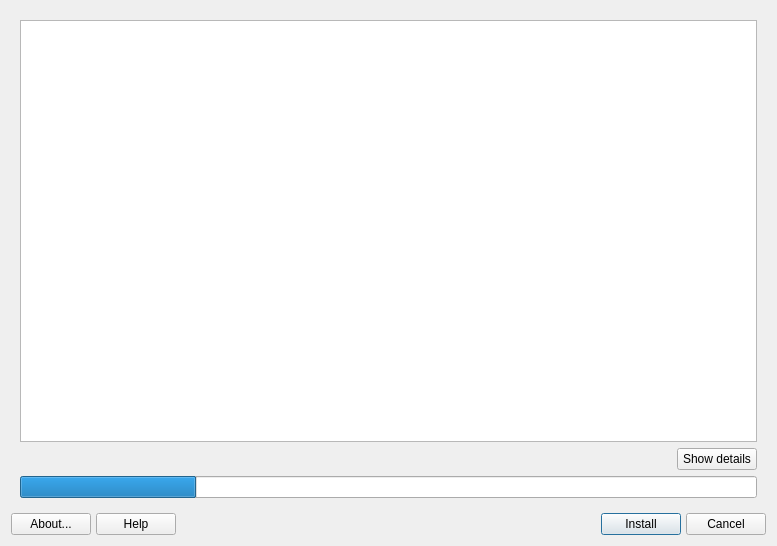
<?xml version="1.0" encoding="UTF-8"?>
<ui version="4.0">
 <class>mxpackageinstaller</class>
 <widget class="QDialog" name="mxpackageinstaller">
  <property name="geometry">
   <rect>
    <x>0</x>
    <y>0</y>
    <width>777</width>
    <height>546</height>
   </rect>
  </property>
  <property name="windowTitle">
   <string>MX Package Installer</string>
  </property>
  <layout class="QGridLayout" name="gridLayout">
   <item row="1" column="0">
    <layout class="QGridLayout" name="buttonBar" columnstretch="0,0,0,0,0,0,0,0,0">
     <property name="sizeConstraint">
      <enum>QLayout::SetDefaultConstraint</enum>
     </property>
     <property name="leftMargin">
      <number>0</number>
     </property>
     <property name="topMargin">
      <number>0</number>
     </property>
     <property name="rightMargin">
      <number>0</number>
     </property>
     <property name="bottomMargin">
      <number>0</number>
     </property>
     <property name="spacing">
      <number>5</number>
     </property>
     <item row="0" column="1">
      <widget class="QPushButton" name="buttonHelp">
       <property name="sizePolicy">
        <sizepolicy hsizetype="Minimum" vsizetype="Preferred">
         <horstretch>0</horstretch>
         <verstretch>0</verstretch>
        </sizepolicy>
       </property>
       <property name="toolTip">
        <string>Display help </string>
       </property>
       <property name="text">
        <string>Help</string>
       </property>
       <property name="icon">
        <iconset>
         <normaloff>../../../../../../../../usr/share/mx-packageinstaller/icons/gnome-help.png</normaloff>../../../../../../../../usr/share/mx-packageinstaller/icons/gnome-help.png</iconset>
       </property>
       <property name="shortcut">
        <string>Alt+H</string>
       </property>
      </widget>
     </item>
     <item row="0" column="3">
      <widget class="QLabel" name="labelMX">
       <property name="maximumSize">
        <size>
         <width>32</width>
         <height>32</height>
        </size>
       </property>
       <property name="midLineWidth">
        <number>0</number>
       </property>
       <property name="text">
        <string/>
       </property>
       <property name="pixmap">
        <pixmap>../../../../../../../../usr/share/mx-packageinstaller/icons/mxfcelogo.png</pixmap>
       </property>
       <property name="scaledContents">
        <bool>true</bool>
       </property>
      </widget>
     </item>
     <item row="0" column="6">
      <widget class="QPushButton" name="buttonInstall">
       <property name="toolTip">
        <string>Install selected packages</string>
       </property>
       <property name="text">
        <string>Install</string>
       </property>
       <property name="icon">
        <iconset>
         <normaloff>../../../../../../../../usr/share/mx-packageinstaller/icons/dialog-ok.png</normaloff>../../../../../../../../usr/share/mx-packageinstaller/icons/dialog-ok.png</iconset>
       </property>
       <property name="shortcut">
        <string/>
       </property>
       <property name="autoDefault">
        <bool>true</bool>
       </property>
       <property name="default">
        <bool>true</bool>
       </property>
      </widget>
     </item>
     <item row="0" column="8">
      <widget class="QPushButton" name="buttonCancel">
       <property name="toolTip">
        <string>Cancel any changes then quit</string>
       </property>
       <property name="text">
        <string>Cancel</string>
       </property>
       <property name="icon">
        <iconset>
         <normaloff>../../../../../../../../usr/share/mx-packageinstaller/icons/gtk-cancel.png</normaloff>../../../../../../../../usr/share/mx-packageinstaller/icons/gtk-cancel.png</iconset>
       </property>
       <property name="shortcut">
        <string>Alt+N</string>
       </property>
       <property name="autoDefault">
        <bool>true</bool>
       </property>
      </widget>
     </item>
     <item row="0" column="0">
      <widget class="QPushButton" name="buttonAbout">
       <property name="toolTip">
        <string>About this application</string>
       </property>
       <property name="text">
        <string>About...</string>
       </property>
       <property name="icon">
        <iconset>
         <normaloff>../../../../../../../../usr/share/mx-packageinstaller/icons/accessories-text-editor.png</normaloff>../../../../../../../../usr/share/mx-packageinstaller/icons/accessories-text-editor.png</iconset>
       </property>
       <property name="shortcut">
        <string>Alt+B</string>
       </property>
       <property name="autoDefault">
        <bool>true</bool>
       </property>
      </widget>
     </item>
     <item row="0" column="5">
      <spacer name="horizontalSpacer2">
       <property name="orientation">
        <enum>Qt::Horizontal</enum>
       </property>
       <property name="sizeHint" stdset="0">
        <size>
         <width>40</width>
         <height>20</height>
        </size>
       </property>
      </spacer>
     </item>
     <item row="0" column="2">
      <spacer name="horizontalSpacer1">
       <property name="orientation">
        <enum>Qt::Horizontal</enum>
       </property>
       <property name="sizeHint" stdset="0">
        <size>
         <width>40</width>
         <height>20</height>
        </size>
       </property>
      </spacer>
     </item>
    </layout>
   </item>
   <item row="0" column="0">
    <widget class="QStackedWidget" name="stackedWidget">
     <property name="currentIndex">
      <number>1</number>
     </property>
     <widget class="QWidget" name="selectionPage">
      <layout class="QGridLayout" name="gridLayout_2">
       <item row="1" column="0">
        <widget class="QTreeWidget" name="treeWidget">
         <property name="frameShadow">
          <enum>QFrame::Raised</enum>
         </property>
         <property name="uniformRowHeights">
          <bool>false</bool>
         </property>
         <property name="sortingEnabled">
          <bool>false</bool>
         </property>
         <property name="allColumnsShowFocus">
          <bool>false</bool>
         </property>
         <property name="headerHidden">
          <bool>false</bool>
         </property>
         <attribute name="headerCascadingSectionResizes">
          <bool>false</bool>
         </attribute>
         <attribute name="headerHighlightSections">
          <bool>false</bool>
         </attribute>
         <attribute name="headerShowSortIndicator" stdset="0">
          <bool>false</bool>
         </attribute>
         <column>
          <property name="text">
           <string/>
          </property>
         </column>
         <column>
          <property name="text">
           <string/>
          </property>
         </column>
         <column>
          <property name="text">
           <string>Package</string>
          </property>
         </column>
         <column>
          <property name="text">
           <string>Info</string>
          </property>
         </column>
         <column>
          <property name="text">
           <string>Description</string>
          </property>
         </column>
        </widget>
       </item>
       <item row="0" column="0" colspan="2">
        <widget class="QLabel" name="label">
         <property name="text">
          <string>&lt;html&gt;&lt;head/&gt;&lt;body&gt;&lt;p&gt;&lt;span style=&quot; font-size:16pt;&quot;&gt;Install additional packages&lt;/span&gt;&lt;/p&gt;&lt;p&gt;To use this feature, make sure you are connected to the internet.&lt;/p&gt;&lt;p&gt;Greyed out items have already been installed.&lt;/p&gt;&lt;/body&gt;&lt;/html&gt;</string>
         </property>
        </widget>
       </item>
       <item row="2" column="0">
        <widget class="QCheckBox" name="yesCheckBox">
         <property name="text">
          <string>Use option --yes for apt-get install</string>
         </property>
         <property name="checked">
          <bool>true</bool>
         </property>
        </widget>
       </item>
      </layout>
     </widget>
     <widget class="QWidget" name="outputPage">
      <layout class="QGridLayout" name="gridLayout_3">
       <item row="2" column="0">
        <widget class="QLabel" name="outputLabel">
         <property name="text">
          <string/>
         </property>
         <property name="wordWrap">
          <bool>true</bool>
         </property>
        </widget>
       </item>
       <item row="2" column="1">
        <widget class="QPushButton" name="buttonDetails">
         <property name="sizePolicy">
          <sizepolicy hsizetype="Maximum" vsizetype="Fixed">
           <horstretch>0</horstretch>
           <verstretch>0</verstretch>
          </sizepolicy>
         </property>
         <property name="text">
          <string>Show details</string>
         </property>
        </widget>
       </item>
       <item row="3" column="0" colspan="2">
        <widget class="QProgressBar" name="progressBar">
         <property name="value">
          <number>24</number>
         </property>
         <property name="textVisible">
          <bool>false</bool>
         </property>
        </widget>
       </item>
       <item row="0" column="0" colspan="2">
        <widget class="QPlainTextEdit" name="outputBox"/>
       </item>
      </layout>
     </widget>
    </widget>
   </item>
  </layout>
 </widget>
 <resources/>
 <connections>
  <connection>
   <sender>buttonCancel</sender>
   <signal>pressed()</signal>
   <receiver>mxpackageinstaller</receiver>
   <slot>close()</slot>
   <hints>
    <hint type="sourcelabel">
     <x>723</x>
     <y>519</y>
    </hint>
    <hint type="destinationlabel">
     <x>388</x>
     <y>272</y>
    </hint>
   </hints>
  </connection>
 </connections>
</ui>
